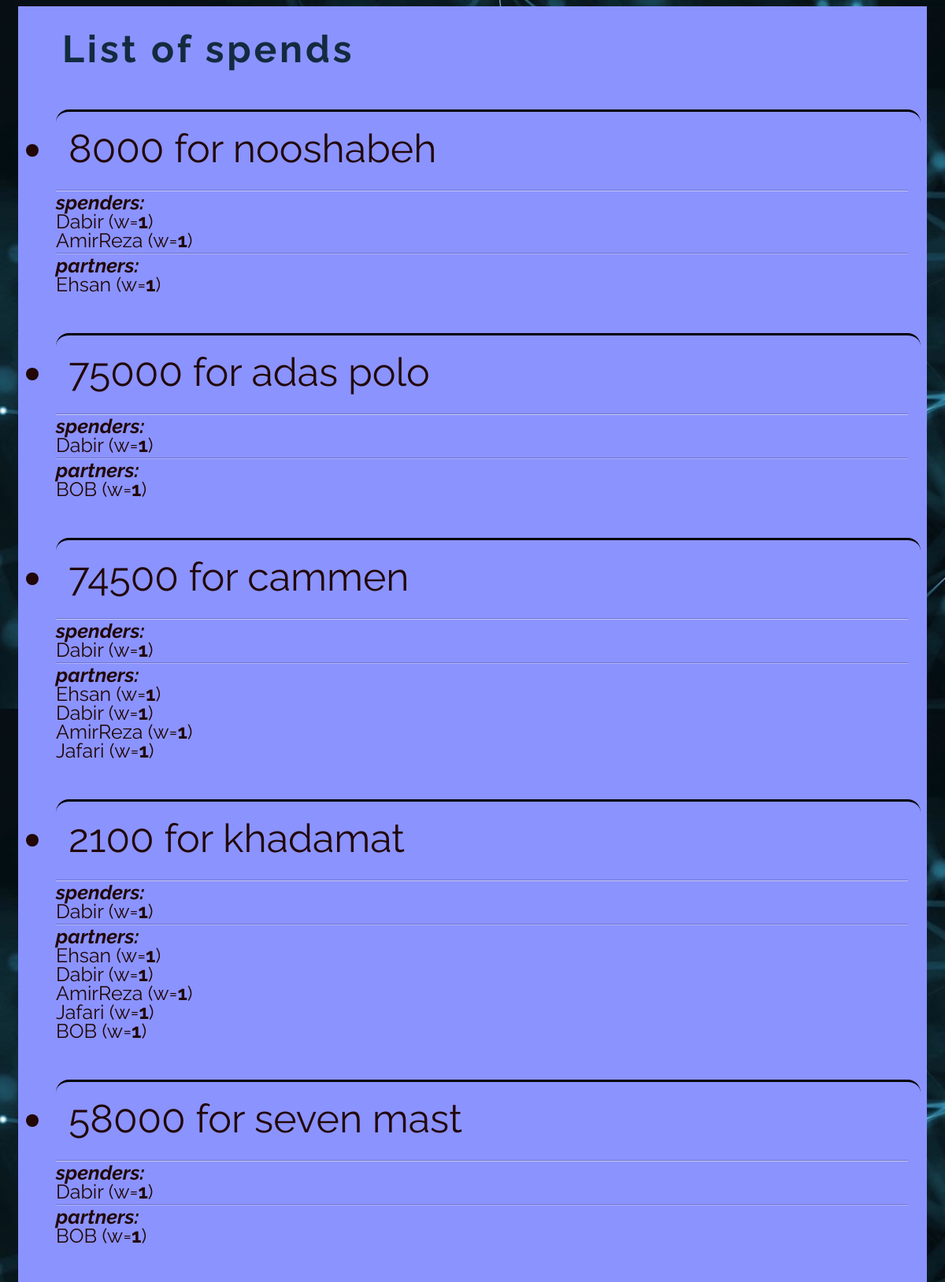
The page /accounting_app/allBuys/2 (signed in, upper part) on the database its author committed.
### AccountingApp/models.py (models this page shows, shortened)
class Spend(models.Model):
    amount = models.IntegerField(default=0)
    description = models.CharField(max_length=256, blank=True)
    room = models.ForeignKey(Room, on_delete=models.CASCADE)
    date = models.DateTimeField(auto_now=True)
    class Meta:
        verbose_name_plural = verbose_name_plural('Spends')

class Spenders(models.Model):
    weight = models.IntegerField(default=1)
    spender_person = models.ForeignKey("Person", on_delete=models.DO_NOTHING, default=None)
    spender_spend = models.ForeignKey("Spend", on_delete=models.DO_NOTHING, default=None)
    class Meta:
        verbose_name_plural = verbose_name_plural('spender (Person m2m Spend)')

class Person(models.Model):
    name = models.CharField(max_length=100, default="new_person")
    phone = models.CharField(max_length=20)
    email = models.EmailField(unique=False)
    room = models.ForeignKey(Room, on_delete=models.CASCADE)
    verify_email_token = models.CharField(max_length=64)
    verify_phone_code = models.IntegerField()
    cleared = models.BooleanField(default=False)
    class Meta:
        verbose_name_plural = verbose_name_plural('Persons')

class Partners(models.Model):
    weight = models.IntegerField(default=1)
    partner_person = models.ForeignKey("Person", on_delete=models.DO_NOTHING, default=None)
    partner_spend = models.ForeignKey("Spend", on_delete=models.DO_NOTHING, default=None)
    class Meta:
        verbose_name_plural = verbose_name_plural('partner (Person m2m Spend)')

### AccountingApp/functions/user_functions.py (the view)
# urls.py: path('allBuys/<int:room_id>', all_buys),
def all_buys(request, room_id):
    if request.user.is_anonymous:
        return result_page(request, "Please sign in")
    room = Room.objects.get(id=room_id)
    if room in request.user.room_set.all():
        spends = room.spend_set.all().order_by('-date')
        context = {'spends': spends, 'mode': 'spend_log', 'room_name': room.name}
        return render(request, 'log.html', context=context)
    return result_page(request, "You're not the owner of the room")

### AccountingApp/templates/log.html (shortened to what this page needs)
{% load static %}
<!DOCTYPE html>
<html lang="en">
<head>
    <link rel="stylesheet" type="text/css" href="{% static 'assets/js/plugins/bootsnav_files/skins/color.css' %}">
    <link rel="stylesheet" type="text/css" href="{% static 'assets/js/plugins/bootsnav_files/css/animate.css' %}">
    <link rel="stylesheet" type="text/css" href="{% static 'assets/js/plugins/bootsnav_files/css/bootsnav.css' %}">
    <link rel="stylesheet" type="text/css" href="{% static 'assets/js/plugins/bootsnav_files/css/overwrite.css' %}">
    <link rel="stylesheet" type="text/css" href="{% static 'assets/js/plugins/owl-carousel/owl.carousel.css' %}">
    <link rel="stylesheet" type="text/css" href="{% static 'assets/js/plugins/owl-carousel/owl.theme.css' %}">
    <link rel="stylesheet" type="text/css" href="{% static 'assets/js/plugins/owl-carousel/owl.transitions.css' %}">
    <link rel="stylesheet" type="text/css"
          href="{% static 'assets/js/plugins/Magnific-Popup-master/Magnific-Popup-master/dist/magnific-popup.css' %}">
    <link rel="stylesheet" type="text/css"
          href="https://cdnjs.cloudflare.com/ajax/libs/font-awesome/4.6.3/css/font-awesome.css">
    <link rel="stylesheet" type="text/css"
          href="{% static 'assets/bootstrap-3.3.7/bootstrap-3.3.7-dist/css/bootstrap.min.css' %}">
    <link rel="stylesheet" type="text/css" href="{% static 'assets/css/main.css' %}">
</head>
<body>
<section id="homepage" style="background: url(../static/assets/img/banner.jpg);">
    <div class="container">
        <div class="row">
            <div style="padding: 8px">
                <div id="room_item" style="background-color: #8b93ff; padding: 8px; color: #210707">
                    {% if mode  == 'spend_log' %}
                        <h1 style="color: #122b40;margin-left: 48px" title="Room name: {{ room_name }}">List of
                            spends</h1>
                        <ul>
                        {% for spend in spends %}
                            <li style="font-size: 50px">
                                <hr style="font: 14px Georgia,serif;
                                            padding: 0;
                                            margin: 50px 0 5px;
                                            overflow: visible;
                                            height: 30px;
                                            border-style: solid;
                                            border-color: black;
                                            border-width: 3px 0 0 0;
                                            border-radius: 20px;">
                                <div style="padding-bottom: 16px; padding-left: 16px;padding-right: 16px"
                                     title="date: {{ spend.date }}">{{ spend.amount }}
                                    for {{ spend.description }}
                                </div>
                                <br>
                                <div style="font-size: 25px">
                                    <hr style="font: 14px Georgia,serif;
                                                padding: 0;
                                                border: 0;
                                                height: 0;
                                                margin: 0 16px 2px 0;
                                                border-top: 1px solid rgba(0, 0, 0, 0.2);
                                                border-bottom: 1px solid rgba(255, 255, 255, 0.5);">
                                    <b><i>spenders:</i></b><br>
                                    {% for spender in spend.spenders_set.all %}
                                        {{ spender.spender_person.name }} (w=<b>{{ spender.weight }}</b>)<br>
                                    {% endfor %}
                                    <hr style="font: 14px Georgia,serif;
                                                padding: 0;
                                                border: 0;
                                                height: 0;
                                                margin: 4px 16px 2px 0;
                                                border-top: 1px solid rgba(0, 0, 0, 0.2);
                                                border-bottom: 1px solid rgba(255, 255, 255, 0.3);">
                                    <b><i>partners:</i></b><br>
                                    {% for partner in spend.partners_set.all %}
                                        {{ partner.partner_person.name }} (w=<b>{{ partner.weight }}</b>)<br>
                                    {% endfor %}</div>
                            </li>
                        {% endfor %}
                    {% endif %}
                    </ul>
                    <br>
                </div>
            </div>
        </div>
    </div>
</section>
</body>
</html>

### AccountingApp/static/assets/css/main.css (style rules this page uses)
body { font-family: 'Raleway', sans-serif; color: #496174; background: #fff; font-size: 14px; line-height: 24px; }
h1 { font-size: 48px; font-weight: 700; letter-spacing: 0.08em; margin-bottom: 35px; color: #fff; }

### rows shown on the page
Spend: amount "8000", description "nooshabeh"
Spenders: spender_person.name "Dabir", weight "1"
Spenders: spender_person.name "AmirReza", weight "1"
Partners: partner_person.name "Ehsan", weight "1"
Spend: amount "75000", description "adas polo"
Spenders: spender_person.name "Dabir", weight "1"
Partners: partner_person.name "BOB", weight "1"
Spend: amount "74500", description "cammen"
Spenders: spender_person.name "Dabir", weight "1"
Partners: partner_person.name "Ehsan", weight "1"
Partners: partner_person.name "Dabir", weight "1"
Partners: partner_person.name "AmirReza", weight "1"
Partners: partner_person.name "Jafari", weight "1"
Spend: amount "2100", description "khadamat"
Spenders: spender_person.name "Dabir", weight "1"
Partners: partner_person.name "Ehsan", weight "1"
Partners: partner_person.name "Dabir", weight "1"
Partners: partner_person.name "AmirReza", weight "1"
Partners: partner_person.name "Jafari", weight "1"
Partners: partner_person.name "BOB", weight "1"
Spend: amount "58000", description "seven mast"
Spenders: spender_person.name "Dabir", weight "1"
Partners: partner_person.name "BOB", weight "1"
